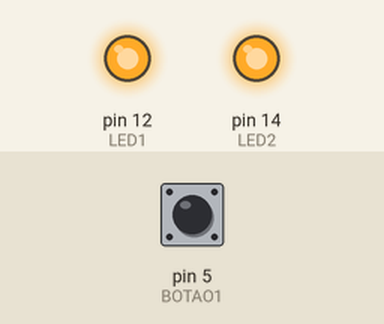
Bench run of a sketch on a simulated Arduino Uno, built with avr-gcc and run on an emulated ATmega328P. On the bench: output pins drawn as LEDs (lit = HIGH). Dashed ring = blinking. Inputs (shaded band) come from the test bench; at power-on: pin 5 (BOTAO1) HIGH.

Above: at 1.2 s.
1.3 s: pin 5 (BOTAO1) pulled LOW for 0.15 s
At 1.42 s:
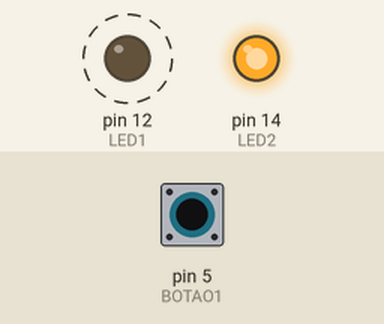
At 1.92 s:
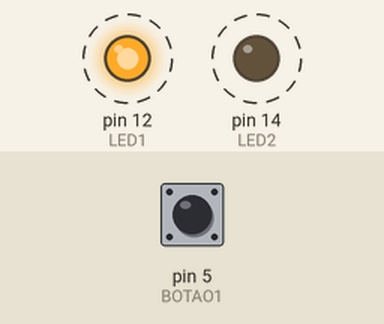
Timing chart, 0 to 10.3 s (numbered marks = the images above; inputs shaded):
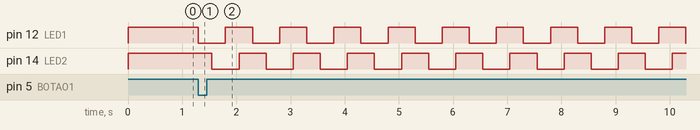

Measured:
- after the input at 1.3 s, pin 12 (LED1): alternates HIGH for 0.50 s and LOW for 0.50 s, starting at once; pin 14 (LED2): alternates HIGH for 0.50 s and LOW for 0.50 s, starting after 0.25 s

The sketch:

Exercicio_5.ino
```cpp
// Nome: Mauricio Rosalino Junior
// Exercicio 5:
#define LED1 12
#define LED2 14
#define LED_LIGADO 0
#define LED_DESLIGADO 1
#define BOTAO1 5
#define BOTAO2 4
#define BOTAO_LIGADO 0
#define BOTAO_DESLIGADO 1
int B = 0;
void inicializa_hardware(){
  pinMode(LED1, OUTPUT);
  pinMode(LED2, OUTPUT);
  digitalWrite(LED1, LED_DESLIGADO);
  digitalWrite(LED2, LED_DESLIGADO);
  pinMode(BOTAO1, INPUT_PULLUP);
  pinMode(BOTAO2, INPUT_PULLUP);}
  long tempo1,tempo2;
void inicializa_interrupcoes(){
    attachInterrupt(digitalPinToInterrupt(BOTAO2), mudar_led_int, FALLING);                                }
void setup(){
    inicializa_hardware();
    inicializa_interrupcoes();
    tempo1 = millis();
    tempo2 = millis();}
    void mudar_led_int(){
    B = 0;}
    void loop(){
    if(digitalRead(BOTAO1) == BOTAO_LIGADO && B == 0){
    B = 1;}
       if(millis() - tempo1 >= 500 && B == 1){
          tempo1 = millis();
          digitalWrite(LED1, !digitalRead(LED1));
          digitalWrite(LED2, !digitalRead(LED2));}
          if(millis() - tempo2 >= 250 && B == 1){
           tempo2 = millis();
           digitalWrite(LED2, !digitalRead(LED2));}
           if(B == 0){
    digitalWrite(LED1, LED_DESLIGADO);
    digitalWrite(LED2, LED_DESLIGADO); }
 }
```
